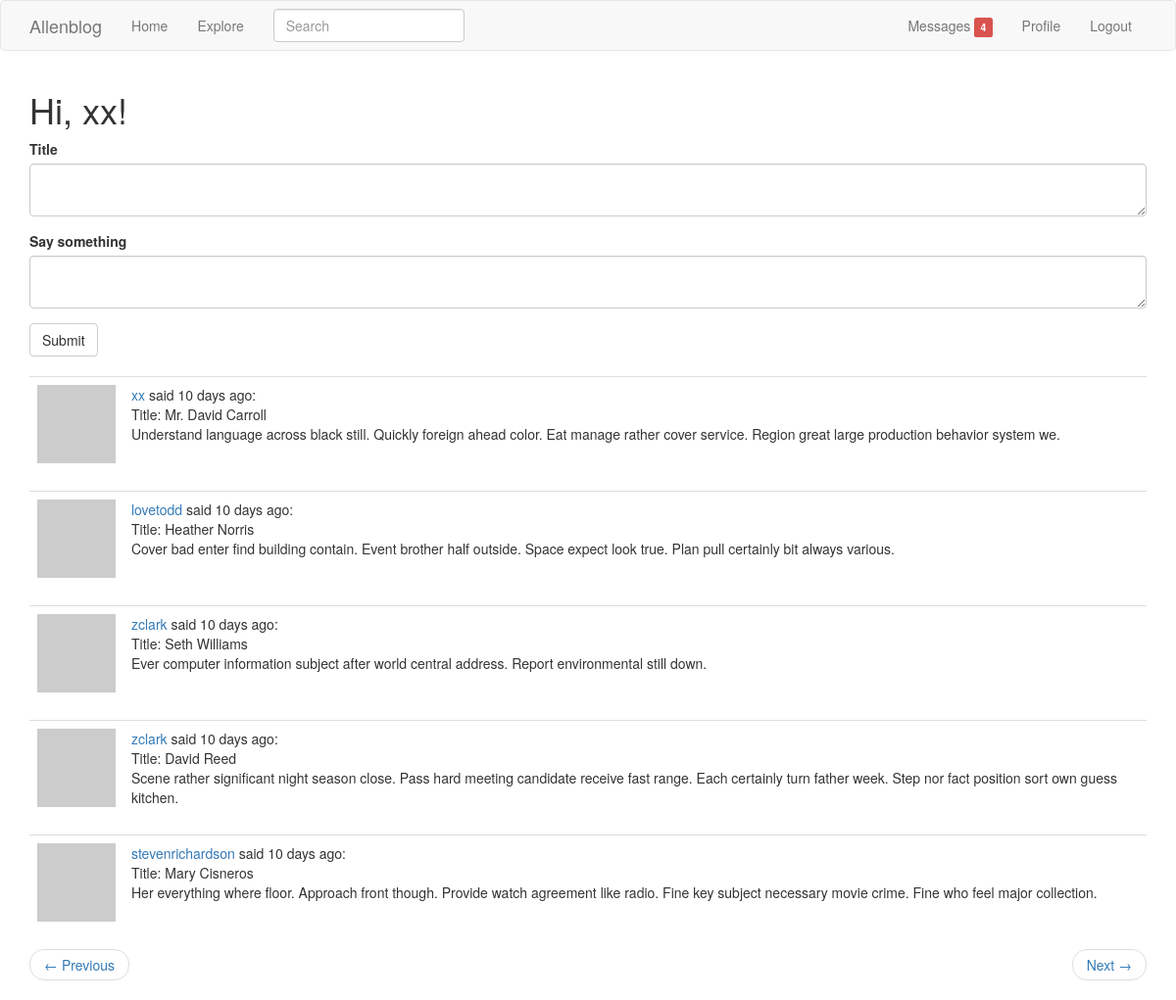
Page /index/?page=2 (signed in) on the committed database.
### app/models.py (models this page shows, shortened)
class User(db.Model, UserMixin):
    __tablename__ = 'user'
    id = db.Column(db.Integer, primary_key=True)
    username = db.Column(db.String(64), index=True, unique=True)
    email = db.Column(db.String(120), index=True, unique=True)
    password_hash = db.Column(db.String(128))
    posts = db.relationship('Post', backref='author', lazy='dynamic')
    about_me = db.Column(db.String(140))
    last_seen = db.Column(db.DateTime, default=datetime.utcnow)
    followed = db.relationship(
        'User', secondary=followers,
        primaryjoin=(followers.c.follower_id == id),
        secondaryjoin=(followers.c.followed_id == id),
        backref=db.backref('followers', lazy='dynamic'),
        lazy='dynamic'
    )
    messages_sent = db.relationship('Message',
                                    foreign_keys='Message.sender_id',
                                    backref='author', lazy='dynamic')
    messages_received = db.relationship('Message',
                                        foreign_keys='Message.recipient_id',
                                        backref='recipient', lazy='dynamic')
    last_message_read_time = db.Column(db.DateTime)
    notifications = db.relationship('Notification', backref='user', lazy='dynamic')
    def avatar(self, size):
        digest = md5(self.email.lower().encode('utf-8')).hexdigest()
        return 'https://www.gravatar.com/avatar/{}?d=identicon&s={}'.format(digest, size)
    def followed_posts(self):
        followed = Post.query.join(
            followers, (followers.c.followed_id == Post.user_id)
        ).filter(followers.c.follower_id == self.id)
        own = Post.query.filter_by(user_id=self.id)
        return followed.union(own).order_by(Post.timestamp.desc())
    def new_messages_num(self):
        last_read_time = self.last_message_read_time or datetime(1900, 1, 1)
        return Message.query.filter_by(recipient=self).filter(
            Message.timestamp > last_read_time).count()

class SearchableMixin(object):
    @classmethod
    def before_commit(cls, session):
        session._changes = {
            'add': list(session.new),
            'update': list(session.dirty),
            'delete': list(session.deleted)
        }
    @classmethod
    def after_commit(cls, session):
        for obj in session._changes['add']:
            if isinstance(obj, SearchableMixin):
                add_to_index(obj.__tablename__, obj)
        for obj in session._changes['update']:
            if isinstance(obj, SearchableMixin):
                add_to_index(obj.__tablename__, obj)
        for obj in session._changes['delete']:
            if isinstance(obj, SearchableMixin):
                remove_from_index(obj.__tablename__, obj)
        session._changes = None

class Post(SearchableMixin, db.Model):
    __tablename__ = 'post'
    __searchable__ = ['body']
    id = db.Column(db.Integer, primary_key=True)
    title = db.Column(db.String(32), index=True)
    body = db.Column(db.String(140))
    timestamp = db.Column(db.DateTime, index=True, default=datetime.utcnow)
    user_id = db.Column(db.Integer, db.ForeignKey('user.id'))

### app/main/views.py (the view)
@main.route('/', methods=['GET', 'POST'])
@main.route('/index/', methods=['GET', 'POST'])
@login_required
def index():
    form = PostForm()
    if form.validate_on_submit():
        post = Post(title=form.title.data, body=form.body.data, author=current_user)
        db.session.add(post)
        db.session.commit()
        flash('You added a new post!')
        return redirect(url_for('main.index'))
    page = request.args.get('page', 1, type=int)
    posts = current_user.followed_posts().paginate(page, current_app.config['POSTS_PER_PAGE'], False)
    next_url = url_for('main.index', page=posts.next_num) if posts.has_next else None
    prev_url = url_for('main.index', page=posts.prev_num) if posts.has_prev else None
    return render_template('index.html', title='Home page', form=form, posts=posts.items, next_url=next_url,
                           prev_url=prev_url)

### app/main/forms.py
class SearchForm(FlaskForm):
    q = StringField('Search', validators=[DataRequired()])
    def __init__(self, *args, **kwargs):
        if 'formdata' not in kwargs:
            kwargs['formdata'] = request.args
        if 'csrf_enabled' not in kwargs:
            kwargs['csrf_enabled'] = False
        super(SearchForm, self).__init__(*args, **kwargs)

class PostForm(FlaskForm):
    title = TextAreaField('Title ', validators=[DataRequired(), Length(min=1, max=32)])
    body = TextAreaField('Say something ', validators=[DataRequired(), Length(min=1, max=140)])
    submit = SubmitField('Submit')

### app/main/views.py (called while the page is built)
@main.before_request
def before_request():
    if current_user.is_authenticated:
        current_user.last_seen = datetime.utcnow()
        db.session.commit()
        g.search_form = SearchForm()

### app/models.py (called while the page is built)
@login_manager.user_loader
def load_user(id):
    return User.query.get(int(id))

### app/templates/index.html
{% extends "base.html" %}
{% import 'bootstrap/wtf.html' as wtf %}
{% block app_content %}
    <h1>Hi, {{ current_user.username }}!</h1>
    {% if form %}
    {{ wtf.quick_form(form) }}
    <br>
    {% endif %}
    {% for post in posts %}
        {% include '_post.html' %}
    {% endfor %}
    {% include '_pagination.html' %}
{% endblock %}

### app/templates/_post.html
    <table class="table table-hover">
        <tr>
            <td width="70px">
                <span class="user_popup">
                    <a href="{{ url_for('main.user_profile', username=post.author.username) }}">
                        <img src="{{ post.author.avatar(70) }}" />
                    </a>
                 </span>
            </td>
            <td>
                <span class="user_popup">
                    <a href="{{ url_for('main.user_profile', username=post.author.username) }}">
                        {{ post.author.username }}
                    </a>
                </span>
                said {{ moment(post.timestamp).fromNow() }}:
                <br>
                Title: {{ post.title }}
                <br>
                {{ post.body }}
            </td>
        </tr>
    </table>

### rows in the picture
User: username "xx"
Post: author.username "xx", timestamp "10 days ago", title "Mr. David Carroll", body "Understand language across black still. Quickly foreign ahead color. Eat manage rather cover service. Region great large production behavior system we."
Post: author.username "lovetodd", timestamp "10 days ago", title "Heather Norris", body "Cover bad enter find building contain. Event brother half outside. Space expect look true. Plan pull certainly bit always various."
Post: author.username "zclark", timestamp "10 days ago", title "Seth Williams", body "Ever computer information subject after world central address. Report environmental still down."
Post: author.username "zclark", timestamp "10 days ago", title "David Reed", body "Scene rather significant night season close. Pass hard meeting candidate receive fast range. Each certainly turn father week. Step nor fact position sort own guess kitchen."
Post: author.username "stevenrichardson", timestamp "10 days ago", title "Mary Cisneros", body "Her everything where floor. Approach front though. Provide watch agreement like radio. Fine key subject necessary movie crime. Fine who feel major collection."

### other values in the picture
{{ new_messages }} "4"
